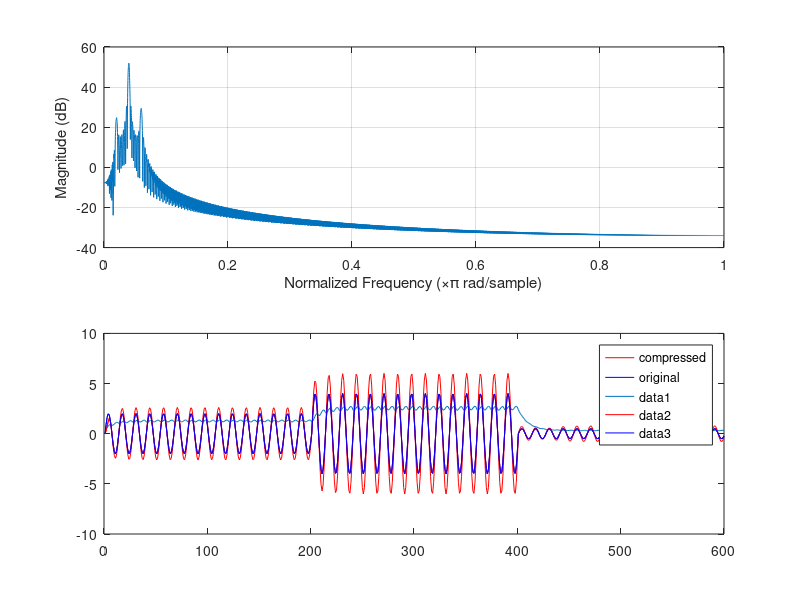

This chart was generated by the following MATLAB code:
clc
clear 
close all
%% Part 1
f1=4;
f2=8;
f3=12;
fs=400;
t1=0:1/fs:2-1/fs;
t2=2:1/fs:4-1/fs;
t3=4:1/fs:6-1/fs;
t=[t1 t2 t3];
x1=cos(2*pi*f1*t1);
x2=cos(2*pi*f2*t2);
x3=cos(2*pi*f3*t3);
x=[x1 x2 x3];
a1=1.9765;
a2=0.9922;
b1=0.9961;
b2=1.9765;
b3=0.9961;
n_app=10000;
delta=[0 0 1 zeros(1,n_app)];
h_app=zeros(1,n_app+3);
for n=3:n_app+3
    h_app(n)=a1*h_app(n-1)-a2*h_app(n-2)+b1*delta(n)-b2*delta(n-1)+b3*delta(n-2);
end
num=[b1 -b2 b3];
den=[1 -a1 a2];
% plot(y_out)  
% figure 
% plot(t,x)
% freqz(num,den)
% figure 
% freqz(h_app)
y=filter(num,den,x);
% plot(y)
% freqz(y)
a1=1.9238;
a2=0.9391;
b1=0.9695;
b2=1.9238;
b3=0.9695;
num2=[b1 -b2 b3];
den2=[1 -a1 a2];
% freqz(num2,den2)
% hold on 
% freqz(num,den)
y2=filter(num2,den2,x);
% figure 
% plot(y2)
% freqz(y2)
%% Part 2 
% Peak filter 
b1=0.030469;
b2=0;
b3=-0.030469;
a1=1;
a2=-1.923772;
a3=0.939063;
num3=[b1 b2 b3];
den3=[a1 a2 a3];
y3=filter(num3,den3,x);
% figure
% plot(y3)
% freqz(y3)
b1=0.003912;
b2=0;
b3=-0.003912;
a1=1;
a2=-1.976468;
a3=0.992177;
num4=[b1 b2 b3];
den4=[a1 a2 a3];
y4=filter(num4,den4,x);
figure
plot(y4)
freqz(y4)
%% Part 3 
clc
clear
close all
f=0.15/2;
fs2=1;
t11=0:1/fs2:200-1/fs2;
t22=200:1/fs2:400-1/fs2;
t33=400:1/fs2:600-1/fs2;
tt=[t11 t22 t33];
x11=2*sin(2*pi*f*t11);
x22=4*sin(2*pi*f*t22);
x33=0.5*sin(2*pi*f*t33);
xx=[x11 x22 x33];
% plot(tt,xx)
% Compressor 
Lc=0.9;
c0=0.5;
for n=1:length(xx)
    c(n)=Lc.*c0+(1-Lc).*abs(xx(n));
    c0=c(n);
end
% figure 
plot(c)
p=0.2;
for i=1:length(c)
if c(i)>c0
    ff=(c(i)/c0).^p;
else
    ff=1;
end 
fc(i)=ff;
end 
length=7;
moving_avg=(1/length)*ones(1,7);
y_sc=filter(moving_avg,1,fc);
% plot(y_s)
prc=xx.*y_sc;
plot(prc,'r')
hold on 
plot(xx,'b')
legend('compressed','original')
%%  Expander 
clc
clear
close all
f=0.15/2;
fs2=1;
t11=0:1/fs2:200-1/fs2;
t22=200:1/fs2:400-1/fs2;
t33=400:1/fs2:600-1/fs2;
tt=[t11 t22 t33];
x11=2*sin(2*pi*f*t11);
x22=4*sin(2*pi*f*t22);
x33=0.5*sin(2*pi*f*t33);
xx=[x11 x22 x33];
Lc=0.9;
c0=0.5;
for n=1:length(xx)
    c(n)=Lc.*c0+(1-Lc).*abs(xx(n));
    c0=c(n);
end
Lc=0.9;
c0=0.5;
% figure 
plot(c)
p=2;
for i=1:length(c)
if c(i)<c0
    ff=(c0/c(i)).^(p-1);
else
    ff=1;
end 
fe(i)=ff;
end 
length=7;
moving_avg=(1/length)*ones(1,7);
y_se=filter(moving_avg,1,fe);
% plot(y_s)
pre=xx.*y_se;
plot(pre,'r')
hold on 
plot(xx,'b')



  
